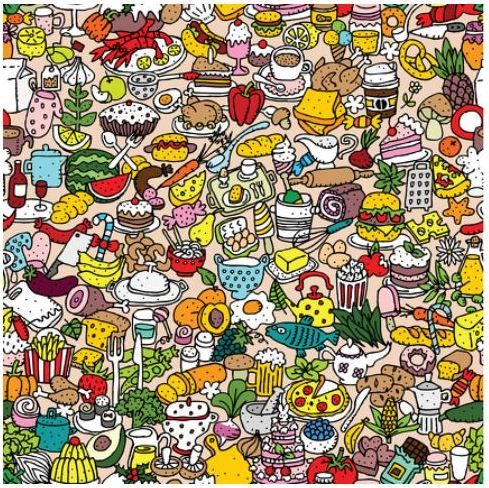
#> input picture Trabajos/f1.jpg, 489 x 488 px, given in place of the camera
$ jupyter execute CapturaColor.ipynb
#> lines starting #> are read from the running program, lines starting #| are printed output that depends on the picture; after the words box and inside, x2 and y2 are one past the last pixel; in counts of white or black regions, pixels touching at a corner belong together
[cell 1]
import cv2 as cv

cap = cv.VideoCapture(0)
while(True):
    res , img = cap.read()
#> img is the input picture: shape (488, 489, 3); mean B, G, R 115.8, 144.3, 162.1
    img2=cv.cvtColor(img, cv.COLOR_BGR2HSV)
#> img2: shape (488, 489, 3); mean H, S, V 47.5, 99.9, 167.2
    vb=(50, 60, 60)
    va=(80, 255, 255)
    mask=cv.inRange(img2, vb, va)
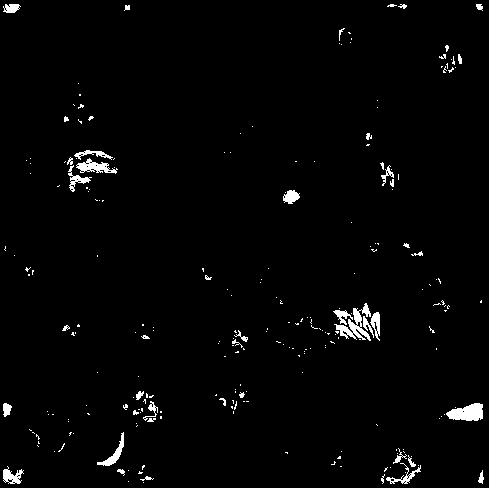
#> mask: shape (488, 489); 1.9% white; 237 white regions (194 under 20 px), largest, box (x1, y1, x2, y2) and area: (334, 303, 371, 341) 492, (446, 403, 483, 421) 470, (76, 158, 118, 174) 306
    res=cv.bitwise_and(img, img, mask=mask)
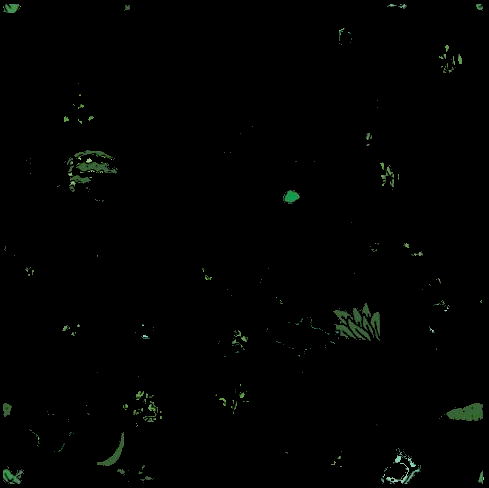
#> res: shape (488, 489, 3); mean B, G, R 1.2, 2, 1.2
    cv.imshow('captura', res)
    if cv.waitKey(1) &0xFF == ord('s'):
#> (key Esc is pressed here)
        break

cap.release()
cv.destroyAllWindows()
